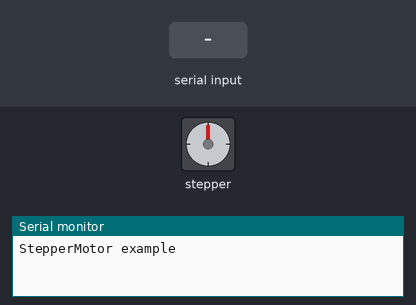
Bench run of a program on a simulated Arduino Mega 2560, built with avr-gcc and run on an emulated ATmega2560. Parts: stepper motor, the last lines printed to the serial monitor. Wiring (inferred from the names in the program): stepper motor driver (200 steps per turn assumed): step pin 11; direction pin 12. Inputs (shaded band) come from the test bench.

Above: at 1.2 s.
1.3 s: "90,45\n" received over Serial
At 3.7 s:
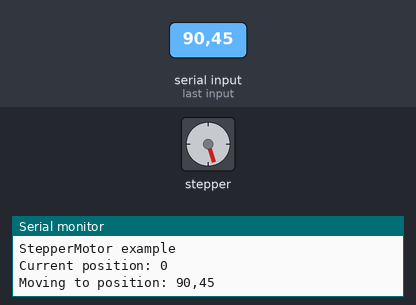
4.3 s: "5\n" received over Serial
At 4.75 s:
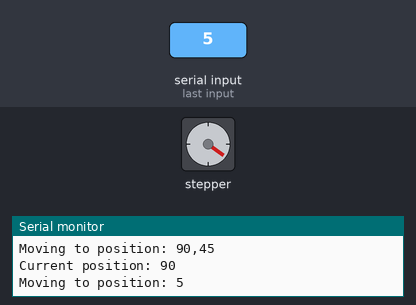
7.3 s: "200\n" received over Serial
At 7.75 s:
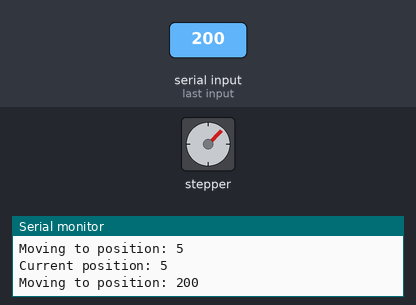
10.3 s: "30,150\n" received over Serial
At 10.72 s:
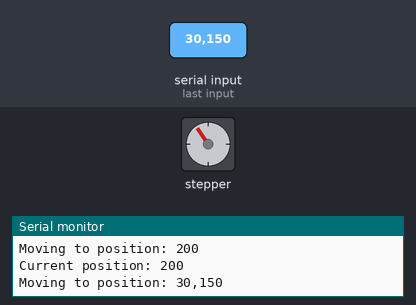
13.3 s: "200\n" received over Serial
At 14.66 s:
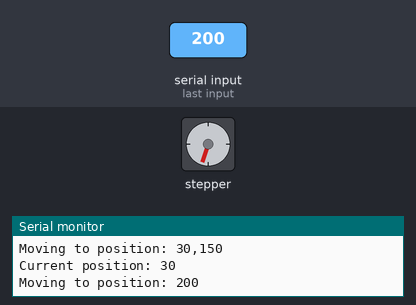
Timing chart, 0 to 17.3 s (numbered marks = the images above; inputs shaded):
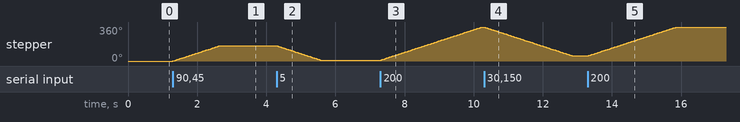

Measured:
- after the input at 1.3 s, stepper: turns 162° clockwise in 1.3 s, starting at once
- after the input at 4.3 s, stepper: turns 153° counter-clockwise in 1.3 s, starting at once
- after the input at 7.3 s, stepper: keeps turning clockwise at about 120°/s, starting at once
- after the input at 10.3 s, stepper: turns 306° counter-clockwise in 2.6 s, starting at once
- after the input at 13.3 s, stepper: turns 306° clockwise in 2.6 s, starting at once

The program:

main.cpp
```cpp
#include <Arduino.h>
#include "StepperMotor.h"

# define STEP_PIN 11
# define DIR_PIN 12

StepperMotor stepper(STEP_PIN, DIR_PIN);

String inputString = "";
bool stringComplete = false;

void serialEvent() {
	// Read serial input
    while (Serial.available()) {
        char inChar = (char)Serial.read();
        if (inChar == '\n') {
            stringComplete = true;
        } else {
            inputString += inChar;
        }
    }
}

void setup() {
	Serial.begin(115200);
	while (!Serial) {}
	Serial.println("StepperMotor example");
	stepper.setDirection(1);
	stepper.setStepDelay(15000);
}

void loop() {

	stepper.update();
	serialEvent();
	if (stringComplete) {

		Serial.println("Current position: " + String(stepper.getCurrentPosition()));
		Serial.println("Moving to position: " + inputString);

		long newPosition = inputString.toInt();
		stepper.moveTo(newPosition);
		inputString = "";
		stringComplete = false;
	}
}
```
